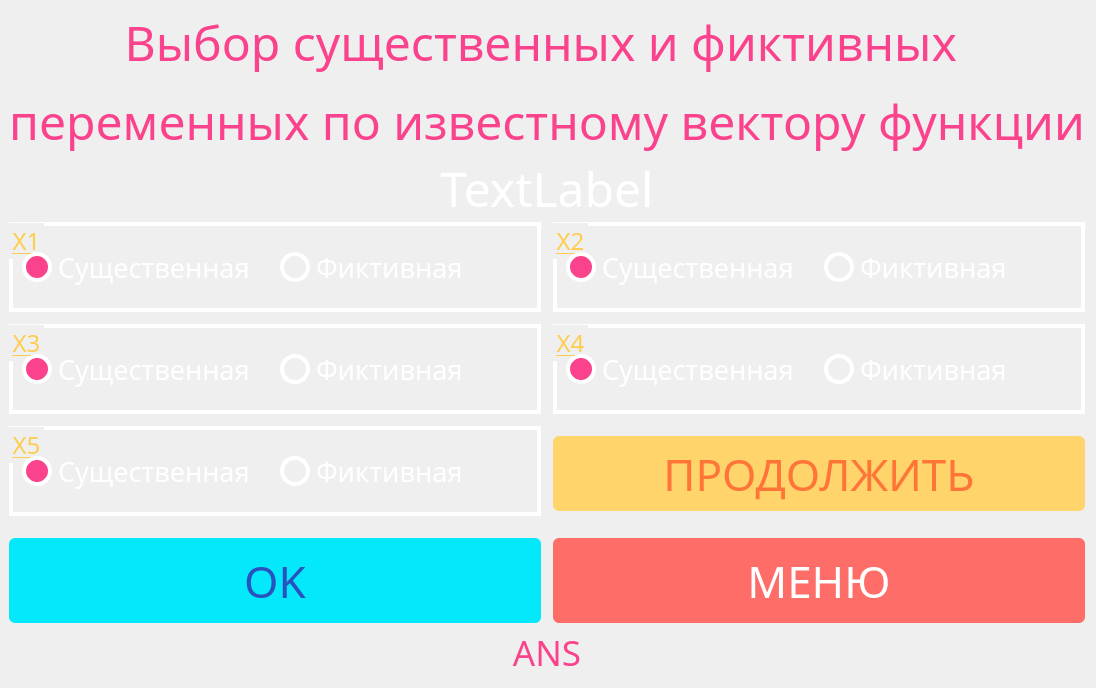
      <widget class="QWidget" name="page_5">
       <property name="font">
        <font>
         <pointsize>26</pointsize>
        </font>
       </property>
       <property name="styleSheet">
        <string notr="true">#page_5 {
background-color: #18011b;
color: #fff;
background-image: url(:/images/1.png)
}

QGroupBox{
	color: #fecd4f;
	border: 4px solid white;
}

#label_5function,#label_9{
 color: #fff;
}

#label_5_score{
	color: #fa428d;
}

QPushButton {
    display: inline-block;	
	box-sizing: border-box;
	
	outline: none;
	border: none;  
	border-radius: 6px;

	color: #2a52be;
    margin: 10 px 5 px 10 px 5 px;
	background-color: #03e8fb;
	cursor: pointer;
	user-select: none;
	appearance: none;
	touch-action: manipulation;
}

QPushButton:hover {
  background-color: #ffd56b;
  color: #ff7538;
}

QPushButton:pressed {
	background-color: #AAAAAA;
    color: #fff;
}

QPushButton:enabled {
	pointer-events: none;
	opacity: 0;
}

QPushButton#pushButton_backtomenu5{
  background-color: #ff6d69;
  color: #fff;
}
QPushButton#pushButton_backtomenu5:hover{
  background-color: #ff3c36;
}
QPushButton#pushButton_backtomenu5:hover:pressed {
	background-color: #AAAAAA;
    color: #fff;
}

QRadioButton {
    color:                  white;
}

QRadioButton::indicator {
    width:                  22 px;
    height:                 22 px;
    border-radius:          15px;
}

QRadioButton::indicator:checked {
    background-color:       #fa428d;
    border:                 4px solid white;
}

QRadioButton::indicator:unchecked {
    background-color:rgba(0, 0, 0, 0.0);
    border:                 4px solid white;
}

QPushButton#restart5:enabled{
   background-color: #ffd56b;
   color: #ff7538;
}
QPushButton#restart5:enabled:hover {
	background-color: #AAAAAA;
    color: #fff;
}</string>
       </property>
       <layout class="QVBoxLayout" name="verticalLayout_7">
        <property name="spacing">
         <number>0</number>
        </property>
        <property name="leftMargin">
         <number>9</number>
        </property>
        <property name="topMargin">
         <number>9</number>
        </property>
        <item>
         <widget class="QLabel" name="label_9">
          <property name="sizePolicy">
           <sizepolicy hsizetype="Preferred" vsizetype="Maximum">
            <horstretch>0</horstretch>
            <verstretch>0</verstretch>
           </sizepolicy>
          </property>
          <property name="font">
           <font>
            <family>XDRA Heavy</family>
            <pointsize>36</pointsize>
           </font>
          </property>
          <property name="text">
           <string>&lt;html&gt;&lt;head/&gt;&lt;body&gt;&lt;p&gt;&lt;span style=&quot; color:#fa428d;&quot;&gt;Выбор существенных и фиктивных &lt;/span&gt;&lt;/p&gt;&lt;p&gt;&lt;span style=&quot; color:#fa428d;&quot;&gt;переменных по известному вектору функции&lt;/span&gt;&lt;/p&gt;&lt;/body&gt;&lt;/html&gt;</string>
          </property>
          <property name="alignment">
           <set>Qt::AlignCenter</set>
          </property>
         </widget>
        </item>
        <item>
         <widget class="QLabel" name="label_5function">
          <property name="sizePolicy">
           <sizepolicy hsizetype="Preferred" vsizetype="Preferred">
            <horstretch>0</horstretch>
            <verstretch>0</verstretch>
           </sizepolicy>
          </property>
          <property name="font">
           <font>
            <family>XDRA Heavy</family>
            <pointsize>36</pointsize>
           </font>
          </property>
          <property name="text">
           <string>TextLabel</string>
          </property>
          <property name="alignment">
           <set>Qt::AlignCenter</set>
          </property>
         </widget>
        </item>
        <item>
         <layout class="QGridLayout" name="gridLayout_6">
          <property name="spacing">
           <number>12</number>
          </property>
          <item row="4" column="2">
           <widget class="QPushButton" name="pushButton_backtomenu5">
            <property name="sizePolicy">
             <sizepolicy hsizetype="Preferred" vsizetype="Preferred">
              <horstretch>0</horstretch>
              <verstretch>0</verstretch>
             </sizepolicy>
            </property>
            <property name="minimumSize">
             <size>
              <width>0</width>
              <height>100</height>
             </size>
            </property>
            <property name="font">
             <font>
              <family>XDRA Heavy</family>
              <pointsize>33</pointsize>
             </font>
            </property>
            <property name="text">
             <string>МЕНЮ</string>
            </property>
           </widget>
          </item>
          <item row="0" column="2">
           <widget class="QGroupBox" name="groupBox_2">
            <property name="sizePolicy">
             <sizepolicy hsizetype="Preferred" vsizetype="Minimum">
              <horstretch>0</horstretch>
              <verstretch>0</verstretch>
             </sizepolicy>
            </property>
            <property name="minimumSize">
             <size>
              <width>0</width>
              <height>90</height>
             </size>
            </property>
            <property name="font">
             <font>
              <family>XDRA Heavy</family>
              <pointsize>18</pointsize>
              <underline>true</underline>
             </font>
            </property>
            <property name="title">
             <string>X2</string>
            </property>
            <property name="flat">
             <bool>true</bool>
            </property>
            <property name="checkable">
             <bool>false</bool>
            </property>
            <layout class="QHBoxLayout" name="horizontalLayout_4">
             <property name="spacing">
              <number>9</number>
             </property>
             <property name="leftMargin">
              <number>9</number>
             </property>
             <property name="topMargin">
              <number>9</number>
             </property>
             <item>
              <widget class="QRadioButton" name="radioButton_2_1">
               <property name="sizePolicy">
                <sizepolicy hsizetype="Preferred" vsizetype="Maximum">
                 <horstretch>0</horstretch>
                 <verstretch>0</verstretch>
                </sizepolicy>
               </property>
               <property name="font">
                <font>
                 <family>XDRA Heavy</family>
                 <pointsize>20</pointsize>
                </font>
               </property>
               <property name="text">
                <string>Существенная</string>
               </property>
               <property name="checked">
                <bool>true</bool>
               </property>
              </widget>
             </item>
             <item>
              <widget class="QRadioButton" name="radioButton_2_2">
               <property name="sizePolicy">
                <sizepolicy hsizetype="Preferred" vsizetype="Maximum">
                 <horstretch>0</horstretch>
                 <verstretch>0</verstretch>
                </sizepolicy>
               </property>
               <property name="font">
                <font>
                 <family>XDRA Heavy</family>
                 <pointsize>20</pointsize>
                </font>
               </property>
               <property name="text">
                <string>Фиктивная</string>
               </property>
              </widget>
             </item>
            </layout>
           </widget>
          </item>
          <item row="0" column="0">
           <widget class="QGroupBox" name="groupBox_1">
            <property name="sizePolicy">
             <sizepolicy hsizetype="Preferred" vsizetype="Minimum">
              <horstretch>0</horstretch>
              <verstretch>0</verstretch>
             </sizepolicy>
            </property>
            <property name="minimumSize">
             <size>
              <width>0</width>
              <height>90</height>
             </size>
            </property>
            <property name="font">
             <font>
              <family>XDRA Heavy</family>
              <pointsize>18</pointsize>
              <underline>true</underline>
             </font>
            </property>
            <property name="title">
             <string>X1</string>
            </property>
            <property name="flat">
             <bool>true</bool>
            </property>
            <property name="checkable">
             <bool>false</bool>
            </property>
            <layout class="QHBoxLayout" name="horizontalLayout">
             <property name="spacing">
              <number>9</number>
             </property>
             <property name="leftMargin">
              <number>9</number>
             </property>
             <property name="topMargin">
              <number>9</number>
             </property>
             <item>
              <widget class="QRadioButton" name="radioButton_1_1">
               <property name="sizePolicy">
                <sizepolicy hsizetype="Preferred" vsizetype="Maximum">
                 <horstretch>0</horstretch>
                 <verstretch>0</verstretch>
                </sizepolicy>
               </property>
               <property name="font">
                <font>
                 <family>XDRA Heavy</family>
                 <pointsize>20</pointsize>
                </font>
               </property>
               <property name="text">
                <string>Существенная</string>
               </property>
               <property name="checked">
                <bool>true</bool>
               </property>
              </widget>
             </item>
             <item>
              <widget class="QRadioButton" name="radioButton_1_2">
               <property name="sizePolicy">
                <sizepolicy hsizetype="Preferred" vsizetype="Maximum">
                 <horstretch>0</horstretch>
                 <verstretch>0</verstretch>
                </sizepolicy>
               </property>
               <property name="font">
                <font>
                 <family>XDRA Heavy</family>
                 <pointsize>20</pointsize>
                </font>
               </property>
               <property name="text">
                <string>Фиктивная</string>
               </property>
              </widget>
             </item>
            </layout>
           </widget>
          </item>
          <item row="2" column="0">
           <widget class="QGroupBox" name="groupBox_5">
            <property name="sizePolicy">
             <sizepolicy hsizetype="Preferred" vsizetype="Minimum">
              <horstretch>0</horstretch>
              <verstretch>0</verstretch>
             </sizepolicy>
            </property>
            <property name="minimumSize">
             <size>
              <width>0</width>
              <height>90</height>
             </size>
            </property>
            <property name="font">
             <font>
              <family>XDRA Heavy</family>
              <pointsize>18</pointsize>
              <underline>true</underline>
             </font>
            </property>
            <property name="title">
             <string>X5</string>
            </property>
            <property name="alignment">
             <set>Qt::AlignLeading|Qt::AlignLeft|Qt::AlignTop</set>
            </property>
            <property name="flat">
             <bool>true</bool>
            </property>
            <property name="checkable">
             <bool>false</bool>
            </property>
            <layout class="QHBoxLayout" name="horizontalLayout_6">
             <property name="spacing">
              <number>9</number>
             </property>
             <property name="leftMargin">
              <number>9</number>
             </property>
             <property name="topMargin">
              <number>9</number>
             </property>
             <item>
              <widget class="QRadioButton" name="radioButton_5_1">
               <property name="sizePolicy">
                <sizepolicy hsizetype="Preferred" vsizetype="Maximum">
                 <horstretch>0</horstretch>
                 <verstretch>0</verstretch>
                </sizepolicy>
               </property>
               <property name="font">
                <font>
                 <family>XDRA Heavy</family>
                 <pointsize>20</pointsize>
                </font>
               </property>
               <property name="text">
                <string>Существенная</string>
               </property>
               <property name="checked">
                <bool>true</bool>
               </property>
              </widget>
             </item>
             <item>
              <widget class="QRadioButton" name="radioButton_5_2">
               <property name="sizePolicy">
                <sizepolicy hsizetype="Preferred" vsizetype="Maximum">
                 <horstretch>0</horstretch>
                 <verstretch>0</verstretch>
                </sizepolicy>
               </property>
               <property name="font">
                <font>
                 <family>XDRA Heavy</family>
                 <pointsize>20</pointsize>
                </font>
               </property>
               <property name="text">
                <string>Фиктивная</string>
               </property>
              </widget>
             </item>
            </layout>
           </widget>
          </item>
          <item row="1" column="0">
           <widget class="QGroupBox" name="groupBox_3">
            <property name="sizePolicy">
             <sizepolicy hsizetype="Preferred" vsizetype="Minimum">
              <horstretch>0</horstretch>
              <verstretch>0</verstretch>
             </sizepolicy>
            </property>
            <property name="minimumSize">
             <size>
              <width>0</width>
              <height>90</height>
             </size>
            </property>
            <property name="font">
             <font>
              <family>XDRA Heavy</family>
              <pointsize>18</pointsize>
              <underline>true</underline>
             </font>
            </property>
            <property name="title">
             <string>X3</string>
            </property>
            <property name="flat">
             <bool>true</bool>
            </property>
            <property name="checkable">
             <bool>false</bool>
            </property>
            <layout class="QHBoxLayout" name="horizontalLayout_5">
             <property name="spacing">
              <number>9</number>
             </property>
             <property name="leftMargin">
              <number>9</number>
             </property>
             <property name="topMargin">
              <number>9</number>
             </property>
             <item>
              <widget class="QRadioButton" name="radioButton_3_1">
               <property name="sizePolicy">
                <sizepolicy hsizetype="Preferred" vsizetype="Maximum">
                 <horstretch>0</horstretch>
                 <verstretch>0</verstretch>
                </sizepolicy>
               </property>
               <property name="font">
                <font>
                 <family>XDRA Heavy</family>
                 <pointsize>20</pointsize>
                </font>
               </property>
               <property name="text">
                <string>Существенная</string>
               </property>
               <property name="checked">
                <bool>true</bool>
               </property>
              </widget>
             </item>
             <item>
              <widget class="QRadioButton" name="radioButton_3_2">
               <property name="sizePolicy">
                <sizepolicy hsizetype="Preferred" vsizetype="Maximum">
                 <horstretch>0</horstretch>
                 <verstretch>0</verstretch>
                </sizepolicy>
               </property>
               <property name="font">
                <font>
                 <family>XDRA Heavy</family>
                 <pointsize>20</pointsize>
                </font>
               </property>
               <property name="text">
                <string>Фиктивная</string>
               </property>
              </widget>
             </item>
            </layout>
           </widget>
          </item>
          <item row="1" column="2">
           <widget class="QGroupBox" name="groupBox_4">
            <property name="sizePolicy">
             <sizepolicy hsizetype="Preferred" vsizetype="Minimum">
              <horstretch>0</horstretch>
              <verstretch>0</verstretch>
             </sizepolicy>
            </property>
            <property name="minimumSize">
             <size>
              <width>0</width>
              <height>90</height>
             </size>
            </property>
            <property name="font">
             <font>
              <family>XDRA Heavy</family>
              <pointsize>18</pointsize>
              <underline>true</underline>
             </font>
            </property>
            <property name="title">
             <string>X4</string>
            </property>
            <property name="flat">
             <bool>true</bool>
            </property>
            <property name="checkable">
             <bool>false</bool>
            </property>
            <layout class="QHBoxLayout" name="horizontalLayout_7">
             <property name="spacing">
              <number>9</number>
             </property>
             <property name="leftMargin">
              <number>9</number>
             </property>
             <property name="topMargin">
              <number>9</number>
             </property>
             <item>
              <widget class="QRadioButton" name="radioButton_4_1">
               <property name="sizePolicy">
                <sizepolicy hsizetype="Preferred" vsizetype="Maximum">
                 <horstretch>0</horstretch>
                 <verstretch>0</verstretch>
                </sizepolicy>
               </property>
               <property name="font">
                <font>
                 <family>XDRA Heavy</family>
                 <pointsize>20</pointsize>
                </font>
               </property>
               <property name="text">
                <string>Существенная</string>
               </property>
               <property name="checked">
                <bool>true</bool>
               </property>
              </widget>
             </item>
             <item>
              <widget class="QRadioButton" name="radioButton_4_2">
               <property name="sizePolicy">
                <sizepolicy hsizetype="Preferred" vsizetype="Maximum">
                 <horstretch>0</horstretch>
                 <verstretch>1</verstretch>
                </sizepolicy>
               </property>
               <property name="font">
                <font>
                 <family>XDRA Heavy</family>
                 <pointsize>20</pointsize>
                </font>
               </property>
               <property name="text">
                <string>Фиктивная</string>
               </property>
              </widget>
             </item>
            </layout>
           </widget>
          </item>
          <item row="4" column="0">
           <widget class="QPushButton" name="pushButton_start5">
            <property name="sizePolicy">
             <sizepolicy hsizetype="Preferred" vsizetype="Preferred">
              <horstretch>0</horstretch>
              <verstretch>0</verstretch>
             </sizepolicy>
            </property>
            <property name="minimumSize">
             <size>
              <width>0</width>
              <height>100</height>
             </size>
            </property>
            <property name="font">
             <font>
              <family>XDRA Heavy</family>
              <pointsize>33</pointsize>
             </font>
            </property>
            <property name="text">
             <string>OK</string>
            </property>
           </widget>
          </item>
          <item row="2" column="2">
           <widget class="QPushButton" name="restart5">
            <property name="sizePolicy">
             <sizepolicy hsizetype="Preferred" vsizetype="Preferred">
              <horstretch>0</horstretch>
              <verstretch>0</verstretch>
             </sizepolicy>
            </property>
            <property name="font">
             <font>
              <family>XDRA Heavy</family>
              <pointsize>33</pointsize>
             </font>
            </property>
            <property name="text">
             <string>ПРОДОЛЖИТЬ</string>
            </property>
           </widget>
          </item>
         </layout>
        </item>
        <item>
         <widget class="QLabel" name="label_5_score">
          <property name="enabled">
           <bool>false</bool>
          </property>
          <property name="sizePolicy">
           <sizepolicy hsizetype="Preferred" vsizetype="Maximum">
            <horstretch>0</horstretch>
            <verstretch>0</verstretch>
           </sizepolicy>
          </property>
          <property name="minimumSize">
           <size>
            <width>0</width>
            <height>0</height>
           </size>
          </property>
          <property name="font">
           <font>
            <family>XDRA Heavy</family>
            <pointsize>26</pointsize>
           </font>
          </property>
          <property name="text">
           <string>ANS</string>
          </property>
          <property name="alignment">
           <set>Qt::AlignCenter</set>
          </property>
         </widget>
        </item>
       </layout>
      </widget>
